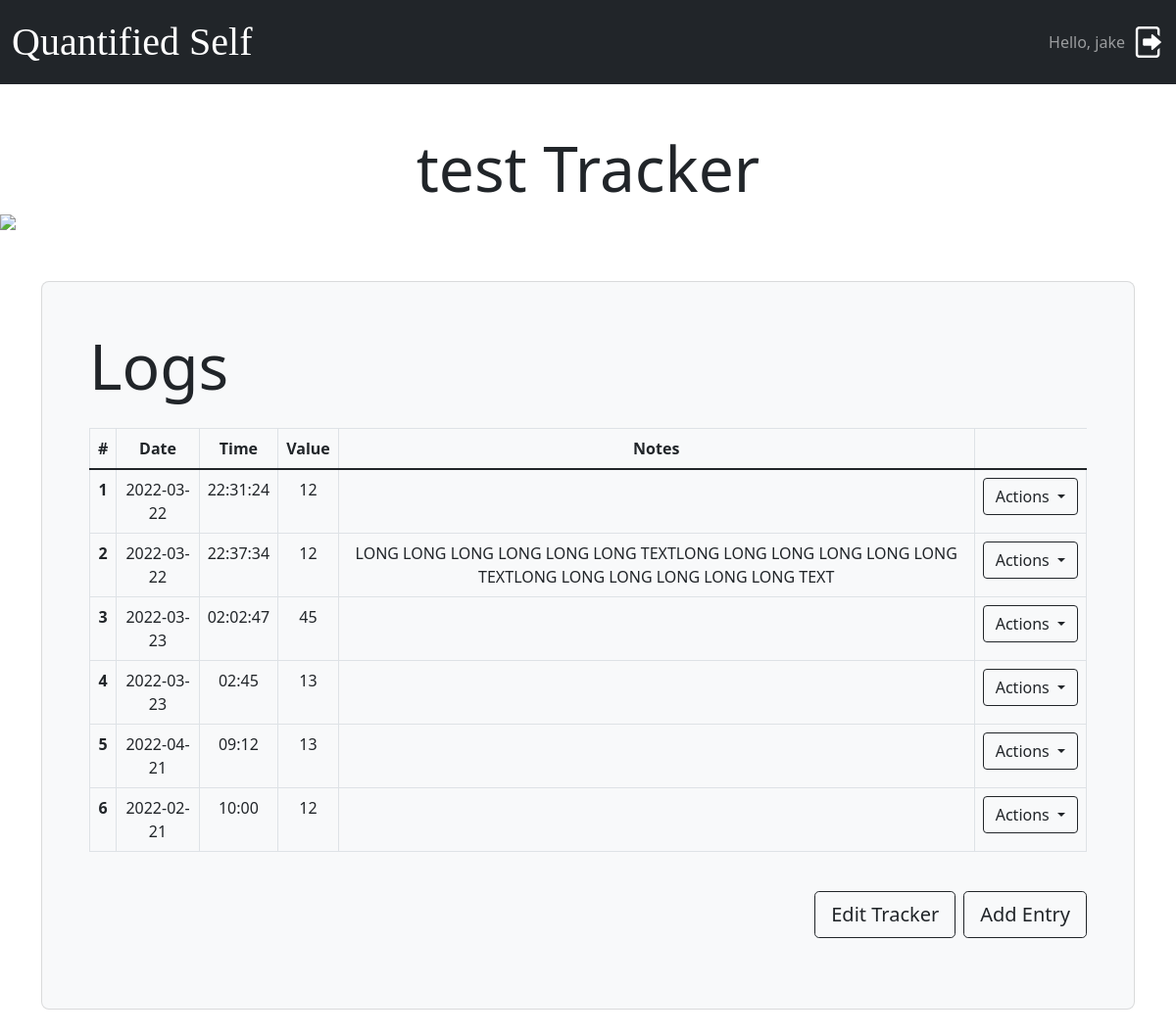
The page /track/test (signed in) on the database its author committed.
### flask_app/models.py (models this page shows, shortened)
class Tracker(Base):
    __tablename__ = "trackers"
    id = Column(db.Integer(), autoincrement=True, primary_key=True)
    user = Column(db.Text(), ForeignKey('accounts.username'), nullable=False)
    name = Column(db.Text(), nullable=False)
    last_tracked = Column(db.Text())
    t_type = Column(db.Integer(), nullable=False) # 1: integer, 2: yes/no, 3: MCQ
    option_list = Column(db.Text())
    description = Column(db.Text())

class Log(Base):
    __tablename__ = "logs2"
    log_id = Column(db.Integer(), autoincrement=True, primary_key=True)
    tracker_id = Column(db.Integer(), ForeignKey('trackers.id'), nullable=False)
    date = Column(db.Text(), nullable=False)
    time = Column(db.Text())
    value = Column(db.Text(), nullable=False)
    notes = Column(db.Text())

### flask_app/routes.py (the view)
@app.route('/track/<t_activity>')
def tracker(t_activity):
    if not CURRENT_USER:
        return redirect(url_for('logout'))
    g_tracker = get_tracker(CURRENT_USER, t_activity)
    logs = retrieve_logs(g_tracker.id, sorted=True)
    logs2 = retrieve_logs(g_tracker.id, sorted=False)
    x,y = log_graph(g_tracker.id)
    plt.plot(x, y, color='r')
    plt.xlabel("Date (yyyy-mm-dd)")
    plt.ylabel(g_tracker.name)
    if len(set(x)) > 5:
        plt.xticks(range(len(set(x))), sorted(list(set(x))), rotation=90)
    plt.savefig(f"flask_app/static/{CURRENT_USER}_{g_tracker.name}.png", bbox_inches='tight')
    plt.close()
    plt.show()
    return render_template('tracker.html', logged_in=True, username=CURRENT_USER, activity=t_activity, graph_img=(CURRENT_USER or '') + '_' + t_activity+'.png', log_entries=logs2)

### flask_app/models.py (called while the page is built)
def get_tracker(user, name):
    with Session(engine) as session:
        return session.query(Tracker).filter_by(user=user, name=name).first()

def get_tracker_from_id(id):
    with Session(engine) as session:
        return session.query(Tracker).filter_by(id=id).first()

def retrieve_logs(tracker_id, distinct=False, sorted=False):
    with Session(engine) as session:
        if not distinct:
            if sorted:
                return session.query(Log).filter_by(tracker_id=tracker_id).order_by(asc(Log.value)).all()
            else:
                return session.query(Log).filter_by(tracker_id=tracker_id).all()
        else:
            return session.query(Log).filter_by(tracker_id=tracker_id).distinct().order_by(asc(Log.date)).order_by(asc(Log.value))

def log_graph(tracker_id):
    l = retrieve_logs(tracker_id, True)
    x = [z.date for z in l]
    y = [z.value for z in l]
    y = [float(z) if get_tracker_from_id(tracker_id).t_type == 1 else z for z in y]
    return x, y

### flask_app/templates/tracker.html (shortened to what this page needs)
{% extends 'base.html' %}
{% block content %}
<div class="pt-5 text-center">
    <h1 class="display-3">{{ activity }} Tracker</h1>
</div>
<img class="mx-auto d-block"
     src="{{ url_for('static', filename=graph_img) }}">
<section class="pt-5">
    <div class="container pt-1 py-5 h-100">
        <div class="row d-flex justify-content-center align-items-center h-100">
            <div>
                <div class="card bg-light text-grey" style="border-radius: 0.5rem;">
                    <div class="card-body p-5 text-center">
                        <div class="text-start pb-3">
                            <h1 class="display-3">Logs</h1>
                        </div>
                        <table class="table table-bordered ">
                            <thead>
                            <tr>
                                <th scope="col">#</th>
                                <th scope="col">Date</th>
                                <th scope="col">Time</th>
                                <th scope="col">Value</th>
                                <th scope="col">Notes</th>
                            </tr>
                            </thead>
                            <tbody>
                            {% for log in log_entries %}
                            <tr>
                                <th scope="row">{{ loop.index }}</th>
                                <td>{{ log.date }}</td>
                                <td>{{ log.time }}</td>
                                <td>{{ log.value }}</td>
                                <td>{{ log.notes }}</td>
                                <td>
                                    <div class="btn-group">
                                        <button class="btn btn-default btn-outline-dark dropdown-toggle" type="button"
                                                id="dropdownMenuButton1" data-bs-toggle="dropdown"
                                                aria-expanded="false">Actions
                                        </button>
                                    </div>
                                </td>
                            </tr>
                            {% endfor %}
                            </tbody>
                        </table>
                        <div class="d-flex py-4 justify-content-end">
                            <div class="d-inline-block pe-2">
                                <a href="{{ url_for('edit_tracker', name=activity) }}">
                                    <button class="btn btn-outline-dark btn-lg" type="button">Edit Tracker
                                    </button>
                                </a>
                            </div>
                            <div class="d-inline-block">
                                <a href="{{ url_for('logger', t_activity=activity) }}">
                                    <button class="btn btn-outline-dark btn-lg" type="button">Add Entry
                                    </button>
                                </a>
                            </div>
                        </div>
                    </div>
                </div>
            </div>
        </div>
    </div>
</section>
{% endblock %}

### flask_app/templates/base.html (shortened to what this page needs)
<!DOCTYPE html>
<html lang="en">
<head>
    <link href="https://cdn.jsdelivr.net/npm/bootstrap@5.1.3/dist/css/bootstrap.min.css" rel="stylesheet"
>
</head>
<body>
<nav class="navbar navbar-expand-lg navbar-dark bg-dark">
    <div class="container-fluid">
        <a class="navbar-brand" href="{{ url_for('login') }}">Quantified Self</a>
        <div class="d-grid gap-2 d-md-flex justify-content-md-end">
            {% if logged_in is not defined %}
            {% set logged_in = true %}
            {% endif %}
            {% if logged_in %}
            <p class="navbar-text my-auto">Hello, {{ username }}</p>
            <a class="navbar-text" href="{{ url_for('logout') }}"><img src="{{ url_for('static', filename='logout-32.ico') }}" alt="logout"></a>
            {% endif %}
        </div>
    </div>
</nav>
{% block content %}
{% endblock %}
</body>
</html>

### flask_app/templates/base.html (style rules this page uses)
.navbar-brand { font-family: Georgia, serif; font-size: 2.5rem; }

### rows shown on the page
Tracker: user "jake", name "test"
Log: date "2022-03-22", time "22:31:24", value "12"
Log: date "2022-03-22", time "22:37:34", value "12", notes "LONG LONG LONG LONG LONG LONG TEXTLONG LONG LONG LONG LONG LONG TEXTLONG LONG LONG LONG LONG LONG TEXT"
Log: date "2022-03-23", time "02:02:47", value "45"
Log: date "2022-03-23", time "02:45", value "13"
Log: date "2022-04-21", time "09:12", value "13"
Log: date "2022-02-21", time "10:00", value "12"
